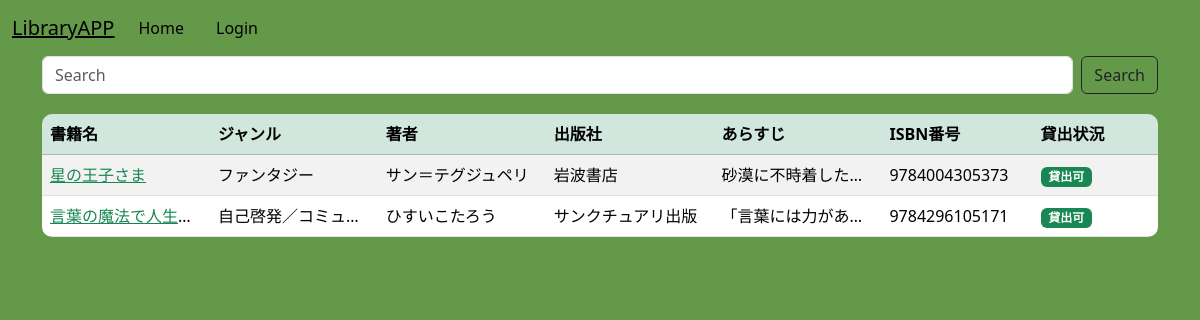
The app's page /, older data.
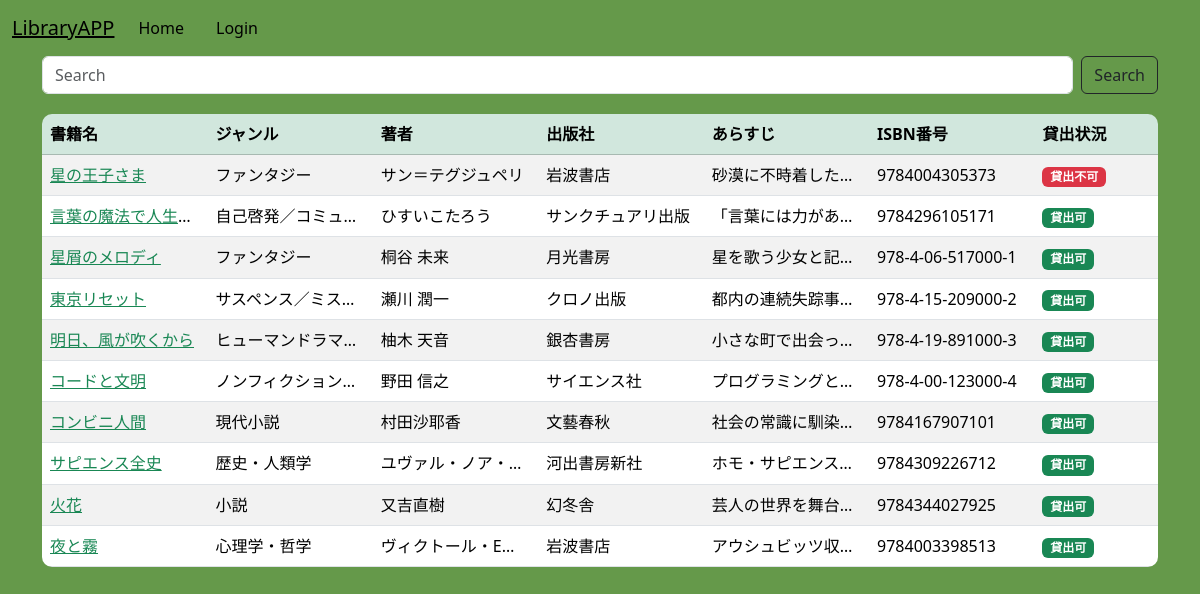
The same page, newer data.
### library/models.py (models this page shows, shortened)
class Book(models.Model):
    title = models.CharField(max_length=255)
    genre = models.CharField(max_length=100)
    ISBN = models.CharField(max_length=20)
    author = models.CharField(max_length=20)
    publisher = models.CharField(max_length=20)
    content = models.TextField()
    lendStatus = models.BooleanField(default=True)  # True = 貸出可能

### library/views.py (the view)
# urls.py: path('', views.IndexView.as_view() , name='index'),
class IndexView(generic.ListView):
    model = Book
    template_name = 'library/index.html'
    context_object_name = 'object_list'
    def get_context_data(self, **kwargs):
        context = super().get_context_data(**kwargs)
        user = self.request.user
        books = context['object_list']
        user_lending_ids = set()
        if user.is_authenticated:
            user_lending_ids = set(
                LendingHistory.objects.filter(user=user, returnDate__isnull=True)
                .values_list('book__id', flat=True)
            )
        lending_info = LendingHistory.objects.filter(returnDate__isnull=True)
        lending_map = {}
        for entry in lending_info:
            lending_map.setdefault(entry.book_id, []).append(entry.user.username)
        for book in books:
            book.lending_users = lending_map.get(book.id, [])
            book.is_borrowed_by_user = user.username in book.lending_users if user.is_authenticated else False
        context['user'] = user  # テンプレートで使うために明示的に渡す
        return context

### templates/library/index.html (shortened to what this page needs)
{% extends "base.html" %}
{% block content %}
<div class="container">
    <form class="d-flex" method="get" action="{% url 'library:search' %}">
      <input class="form-control me-2" type="search" placeholder="Search" aria-label="Search" name="words">
      <button class="btn btn-outline-dark" type="submit">Search</button>
    </form>
    <table class="table table-striped table-hover">
      <thead class="table-success" >
        <tr>
          <th>書籍名</th>
          <th>ジャンル</th>
          <th>著者</th>
          <th>出版社</th>
          <th>あらすじ</th>
          <th>ISBN番号</th>
          <th>貸出状況</th>
          <th></th>
          <th></th>
        </tr>
      </thead>
      <tbody>
          {% for article in object_list %}
            <tr>
            <td><a href="{% url 'library:detail' article.id %}?next=index" class="text-success">{{ article.title }}</a></td>
            <td>{{ article.genre }}</td>
            <td>{{ article.author }}</td>
            <td>{{ article.publisher }}</td>
            <td>{{ article.content }}</td>
            <td>{{ article.ISBN }}</td>
            <td>
              {% if article.is_borrowed_by_user %}
                <span class="badge bg-primary">あなたが借りています</span>
              {% elif article.lendStatus %}
                <span class="badge bg-success">貸出可</span>
              {% else %}
                <span class="badge bg-danger">貸出不可</span>
              {% endif %}
            </td>
            <td>
            </td>
            <td>
            </td>
          {% endfor %}
      </tbody>
    </table>
  </div>
{% endblock %}

Row changes from the older to the newer data that the page shows:
changed Book "星の王子さま": lendStatus "貸出可" → "貸出不可"
added Book: title "星屑のメロディ", genre "ファンタジー", author "桐谷 未来", publisher "月光書房", content "星を歌う少女と記…", ISBN "978-4-06-517000-1", lendStatus "貸出可"
added Book: title "東京リセット", genre "サスペンス／ミス…", author "瀬川 潤一", publisher "クロノ出版", content "都内の連続失踪事…", ISBN "978-4-15-209000-2", lendStatus "貸出可"
added Book: title "明日、風が吹くから", genre "ヒューマンドラマ…", author "柚木 天音", publisher "銀杏書房", content "小さな町で出会っ…", ISBN "978-4-19-891000-3", lendStatus "貸出可"
added Book: title "コードと文明", genre "ノンフィクション…", author "野田 信之", publisher "サイエンス社", content "プログラミングと…", ISBN "978-4-00-123000-4", lendStatus "貸出可"
added Book: title "コンビニ人間", genre "現代小説", author "村田沙耶香", publisher "文藝春秋", content "社会の常識に馴染…", ISBN "9784167907101", lendStatus "貸出可"
added Book: title "サピエンス全史", genre "歴史・人類学", author "ユヴァル・ノア・…", publisher "河出書房新社", content "ホモ・サピエンス…", ISBN "9784309226712", lendStatus "貸出可"
added Book: title "火花", genre "小説", author "又吉直樹", publisher "幻冬舎", content "芸人の世界を舞台…", ISBN "9784344027925", lendStatus "貸出可"
added Book: title "夜と霧", genre "心理学・哲学", author "ヴィクトール・E…", publisher "岩波書店", content "アウシュビッツ収…", ISBN "9784003398513", lendStatus "貸出可"
